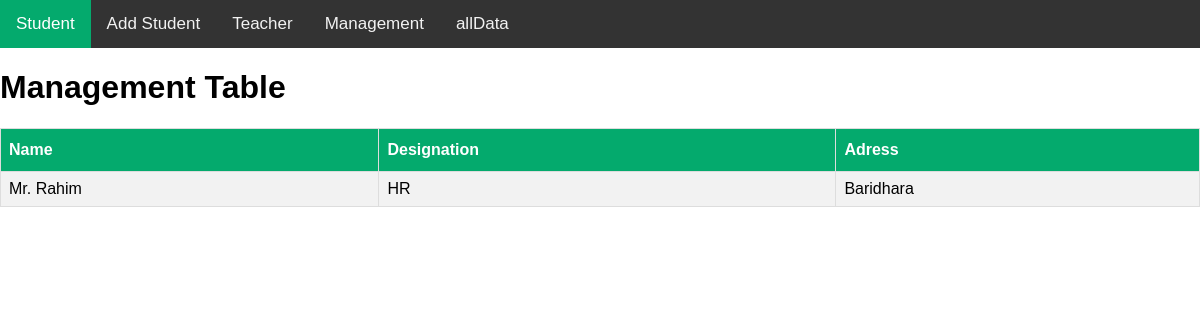
/management/, run on the app's committed database.
### myApp/models.py (models this page shows, shortened)
class managementModel(models.Model):
    Name=models.CharField(max_length=100,null=True)
    Designation=models.CharField(max_length=100,null=True)
    Address=models.CharField(max_length=100,null=True)

### myProject/views.py (the view)
# urls.py: path('management/', management, name='management'),
def management(request):
    management=managementModel.objects.all()
    managementDic={
        'management':management
    }
    return render(request, 'management.html',managementDic)

### template/management.html
{% extends 'master.html' %}
{% block content %}
<h1>Management Table</h1>
<table>
    <tr>
        <th>Name</th>
        <th>Designation</th>
        <th>Adress</th>
    </tr>
    {% for i in management %}
    <tr>
        <td>{{i.Name}}</td>
        <td>{{i.Designation}}</td>
        <td>{{i.Address}}</td>
    </tr>
    {% endfor %}
</table>
{% endblock content %}

### template/master.html (style rules this page uses)
table { font-family: Arial, Helvetica, sans-serif; border-collapse: collapse; width: 100%; }
td, th { border: 1px solid #ddd; padding: 8px; }
tr:nth-child(even) { background-color: #f2f2f2; }
th { padding-top: 12px; padding-bottom: 12px; text-align: left; background-color: #04AA6D; color: white; }

### template/navbar.html (style rules this page uses)
body { margin: 0; font-family: Arial, Helvetica, sans-serif; }

### data on the page
managementModel: Name "Mr. Rahim", Designation "HR", Address "Baridhara"
